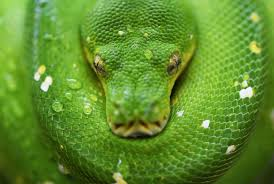
#> input picture opencv/very_basic/1.jpg, 274 x 184 px
$ python image.py
#> lines starting #> are read from the running program, lines starting #| are printed output that depends on the picture


import cv2
image = cv2.imread('1.jpg',-1)
#> image is the input picture: shape (184, 274, 3); mean B, G, R 43.7, 140.3, 95.2
height = image.shape[0]*2
#> height = 368
width  = image.shape[1]*3
#> width = 822
half = cv2.resize(image, (int(width),int(height)))
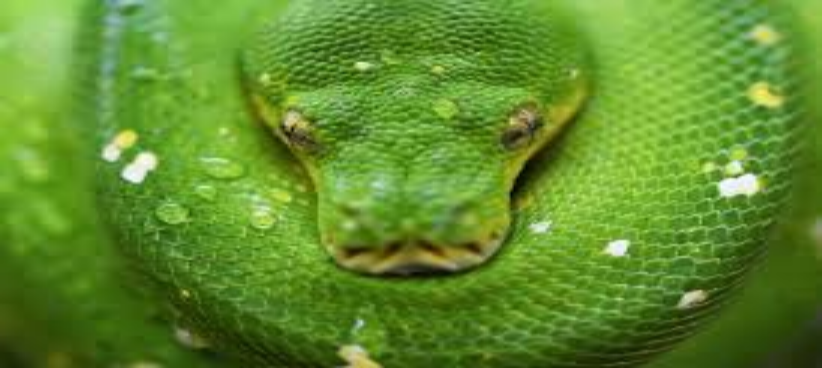
#> half: shape (368, 822, 3); mean B, G, R 43.6, 140.2, 95.1

print(image.shape)
#| (184, 274, 3)
print(half.shape)
#| (368, 822, 3)

# count_pix = cv2.countNonZero(image)
cv2.imshow("python half ", half)

cv2.imshow("python Original ", image)
# print(image.shape)


# cv2.imshow("Python Image",image)

cv2.waitKey(0)
